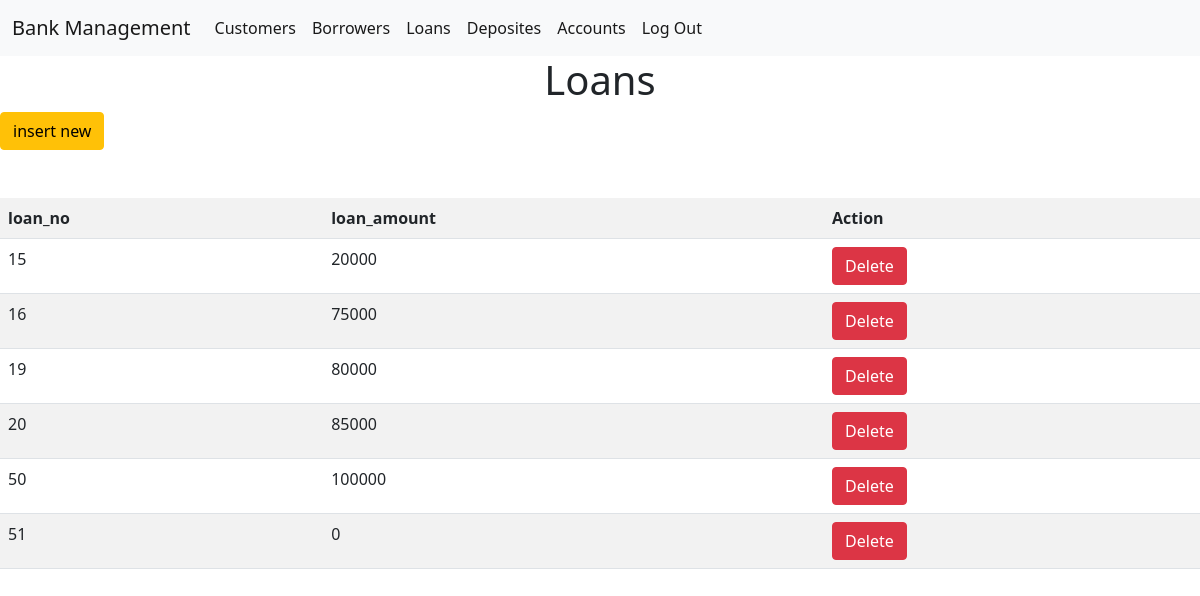
Screenshot of /admin_login/admin/index_loan.php with the database file from the repository.
### tables this page shows
CREATE TABLE `loan` (
  `loan_no` int(11) NOT NULL,
  `loan_amount` int(11) NOT NULL
);

### admin_login/admin/index_loan.php (the view, shortened to what this page needs)
<?php
include("includes/database.php");
?>
<!DOCTYPE HTML>
<html>
<head>
   <link href="https://cdn.jsdelivr.net/npm/bootstrap@5.0.0-beta2/dist/css/bootstrap.min.css" rel="stylesheet"
>
</head>
<body>
<div>
<nav class="navbar navbar-expand-lg navbar-light bg-light ">
  <div class="container-fluid">
    <a class="navbar-brand" href="http://localhost/bank2/admin_login/admin/index_admin.php">Bank Management</a>
    <div class="collapse navbar-collapse " id="navbarSupportedContent" >
      <ul class="navbar-nav me-auto mb-2 mb-lg-0">
            <li class="nav-item">
            <a class="nav-link active" aria-current="page" href='index_cus.php'>Customers</a>
            </li>
            <li class="nav-item">
            <a class="nav-link active" aria-current="page" href='index_brr.php'>Borrowers</a>
            </li>
            <li class="nav-item">
            <a class="nav-link active" aria-current="page" href='index_loan.php'>Loans</a>
            </li>
            <li class="nav-item">
            <a class="nav-link active" aria-current="page" href='index_dep.php'>Deposites</a>
            </li>
            <li class="nav-item">
            <a class="nav-link active" aria-current="page" href='index_acc.php'>Accounts</a>
            </li>
            <li class="nav-item">
            <a class="nav-link active" aria-current="page" href='logout.php'>Log Out</a>
            </li>
        </ul>
    </div>
  </div>
</nav>
<h1 style='text-align:center'>Loans</h1>
</div>
<form action="" method='POST'>
<input type="submit" class="btn btn-warning" name='btn' value='insert new'></input>
</form>
<br>
<br>
<table class='table table-striped'>
<tr>
<th>loan_no</th>
<th>loan_amount</th>
<th>Action</th>
</tr>
<?php
$query="select * from loan";
$run=mysqli_query($db_connect,$query);
if(mysqli_num_rows($run)>0){
while($row=mysqli_fetch_array($run)){
?>
<tr>
   <td><?php echo $row['loan_no'];?></td>
   <td><?php echo $row['loan_amount'];?></td>
   <td><a class="btn btn-danger" href="index_delloan.php?id=<?php echo $row['loan_no']; ?>">Delete</a></td>
</tr>
<?php
}
}
?>
</table>
</body>
</html>

### rows the page displays
loan: loan_no "15", loan_amount "20000"
loan: loan_no "16", loan_amount "75000"
loan: loan_no "19", loan_amount "80000"
loan: loan_no "20", loan_amount "85000"
loan: loan_no "50", loan_amount "100000"
loan: loan_no "51", loan_amount "0"
